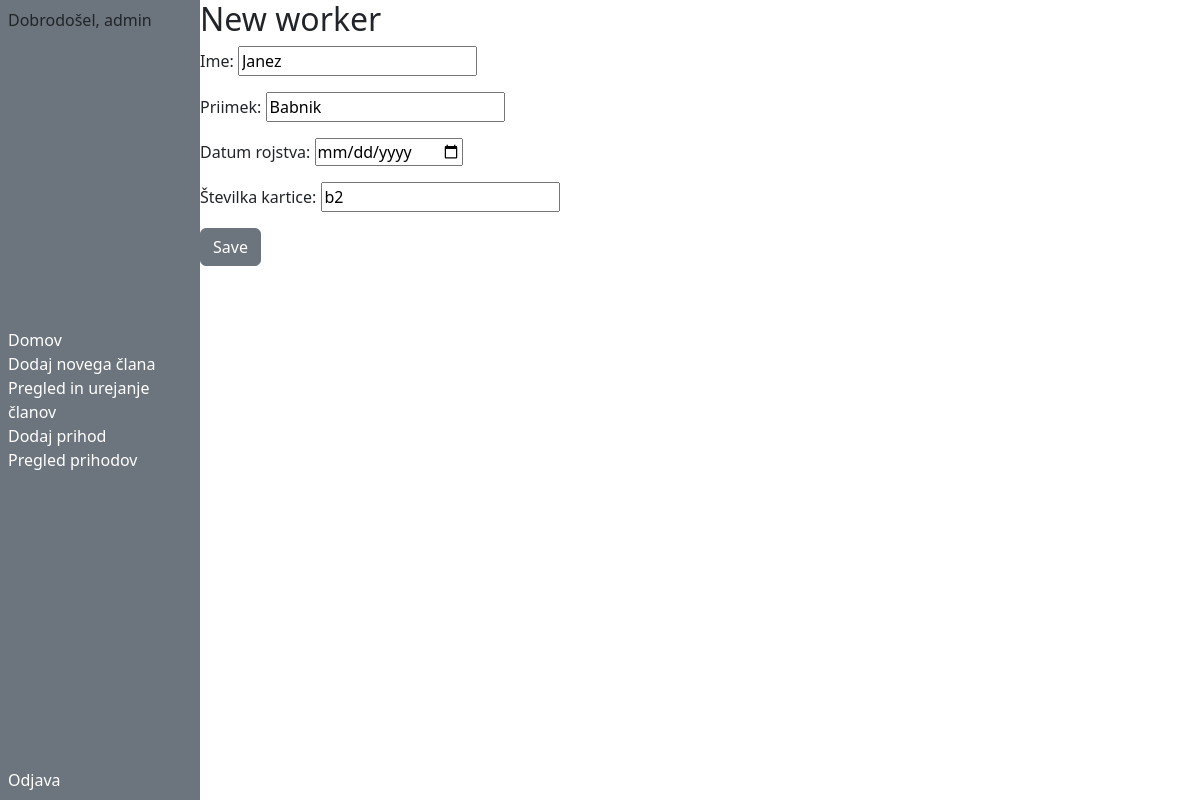
Screenshot of /worker/update/2 (signed in) with the database file from the repository.
### workevidence/models.py (models this page shows, shortened)
class Worker(models.Model):
    first_name = models.CharField(max_length=20)
    last_name = models.CharField(max_length=20)
    date_of_birth = models.DateField(blank=True, null=True)
    card_id = models.CharField(max_length=20,blank=True,null=True,unique=True)
    created_date = models.DateTimeField(default=timezone.now)

### workevidence/views.py (the view)
# urls.py: path('worker/update/<int:pk>', views.updateWorker, name='worker_update'),
def updateWorker(request, pk):
    worker = Worker.objects.get(id=pk)
    form = WorkerForm(instance=worker)
    if request.method == "POST":
        form = WorkerForm(request.POST, instance=worker)
        if form.is_valid():
            form.save()
            return redirect('workers')
    return render(request, 'worker_new.html', {'form' : form})

### workevidence/forms.py
class WorkerForm(forms.ModelForm):
    first_name = forms.CharField(label='Ime', max_length=100)
    last_name = forms.CharField(label='Priimek', max_length=100)
    card_id = forms.CharField(label='Številka kartice', max_length=100)
    date_of_birth = forms.DateField(label='Datum rojstva',widget=forms.DateInput(attrs={ 'type': 'date'}))
    class Meta:
        model = Worker
        fields = ('first_name', 'last_name','date_of_birth','card_id')
        widgets = {
            'date_of_birth': DatePicker()
        }

### workevidence/templates/worker_new.html
{% extends 'base.html' %} {% block content %}
<h2>New worker</h2>
<form method="POST" class="post-form">
  {% csrf_token %} {{ form.as_p }}
  <button type="submit" class="save btn btn-secondary">Save</button>
</form>
{% endblock %}

### workevidence/templates/base.html (shortened to what this page needs)
<!DOCTYPE html>
<html lang="en">
  <head>
    <link
      href="https://cdn.jsdelivr.net/npm/bootstrap@5.2.2/dist/css/bootstrap.min.css"
      rel="stylesheet"
    />
  </head>
  <body>
    <div class="vw-100 vh-100 d-flex flex-row">
      {% if user.is_authenticated %}
      <div
        class="col-2 bg-secondary d-flex flex-column align-content-center justify-content-between p-2"
      >
        <div>Dobrodošel, {{user}}</div>
        <div class="d-flex flex-column">
          <a href="{% url 'index' %}" class="text-white text-decoration-none"
          >Domov</a
        >
            <a href="{% url 'worker_new' %}" class="text-white text-decoration-none"
            >Dodaj novega člana</a>
            <a href="{% url 'workers' %}" class="text-white text-decoration-none"
            >Pregled in urejanje članov</a
          >
          <a href="{% url 'evidence_new' %}" class="text-white text-decoration-none"
            >Dodaj prihod</a
          >
          <a href="{% url 'evidence' %}"" class="text-white text-decoration-none"
            >Pregled prihodov</a
          >
        </div>
        <div>
          <a href="{% url 'logout' %}" class="text-white text-decoration-none"
            >Odjava</a
          >
        </div>
      </div>
      <div class="col-10">{% block content %} {% endblock %}</div>
      {% else %}
    </div>
    {% endif %}
  </body>
</html>

### rows the page displays
Worker: first_name "Janez", last_name "Babnik", card_id "b2"

### other values shown
{{ user }} "admin"
